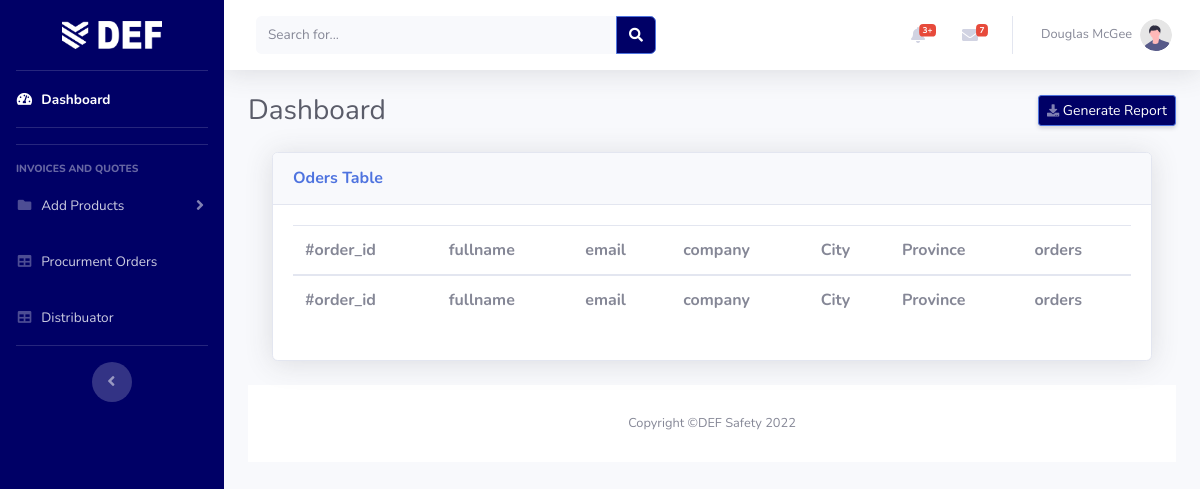
The app's page /admin/tables.php, older data.
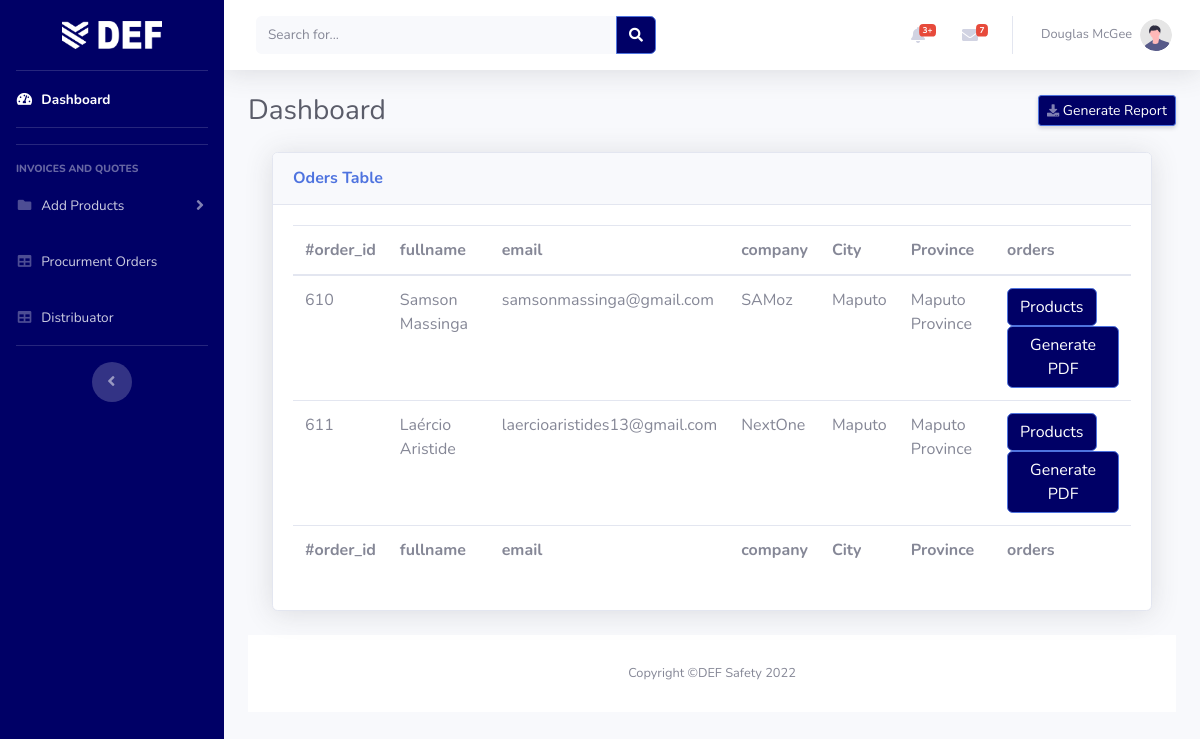
The same page, newer data.
### tables this page shows
CREATE TABLE `orders` (
  `orders_id` int(111) NOT NULL,
  `fullname` varchar(255) NOT NULL,
  `email` varchar(255) NOT NULL,
  `company` varchar(255) NOT NULL,
  `address1` varchar(255) NOT NULL,
  `address2` varchar(255) NOT NULL,
  `city` varchar(255) NOT NULL,
  `provincia` varchar(255) NOT NULL
);

### admin/tables.php (the view, shortened to what this page needs)
<?php
include('header.php');
$servername = "localhost";
$username = "root";
$password = "";
$dbname = "def_safety";
$conn = new mysqli($servername, $username, $password, $dbname);
$sql = "SELECT * FROM `orders`;";
$result = $conn->query($sql);
?>
<div class="container-fluid">
    <div class="card shadow mb-4">
        <div class="card-header py-3">
            <h6 class="m-0 font-weight-bold text-primary">Oders Table</h6>
        </div>
        <div class="card-body">
            <div class="table-responsive">
                <table class="table " id="dataTable" width="100%" cellspacing="0">
                    <thead>
                        <tr>
                            <th>#order_id</th>
                            <th>fullname</th>
                            <th>email</th>
                            <th>company</th>
                            <th>City</th>
                            <th>Province</th>
                            <th>orders</th>
                        </tr>
                    </thead>
                    <tfoot>
                        <tr>
                            <th>#order_id</th>
                            <th>fullname</th>
                            <th>email</th>
                            <th>company</th>
                            <th>City</th>
                            <th>Province</th>
                            <th>orders</th>
                        </tr>
                    </tfoot>
                    <tbody>
                        <?php
                    while ($user_data = mysqli_fetch_array($result)) {
                        echo "<tr>";
                        echo "<td>" . $user_data['orders_id'] . "</td>";
                        echo "<td>" . $user_data['fullname'] . "</td>";
                        echo "<td>" . $user_data['email'] . "</td>";
                        echo "<td>" . $user_data['company'] . "</td>";
                        echo "<td>" . $user_data['city'] . "</td>";
                        echo "<td>" . $user_data['provincia'] . "</td>";
                        echo "<td>
                        <button type='button' class='btn btn-primary clicks' id=".$user_data['orders_id']."> Products </button>
                        <a href='export/generate_pdf.php' type='button' class='btn btn-primary print' id=".$user_data['orders_id'].">Generate PDF</a>
                        </td>";
                        echo "</tr>";
                    }
                    ?>
                    </tbody>
                </table>
            </div>
        </div>
    </div>
</div>
<?php include('footer.php'); ?>

### admin/header.php (shortened to what this page needs)
<!DOCTYPE html>
<html lang="en">
<head>
    <link href="vendor/fontawesome-free/css/all.min.css" rel="stylesheet" type="text/css">
    <link href="css/sb-admin-2.min.css" rel="stylesheet">
     <link href="vendor/datatables/dataTables.bootstrap4.min.css" rel="stylesheet">
</head>
<body id="page-top">
    <div id="wrapper">
        <ul class="navbar-nav bg-gradient-primary sidebar sidebar-dark accordion" id="accordionSidebar">
            <a class="sidebar-brand d-flex align-items-center justify-content-center" href="index.php">
                <div class="sidebar-brand-icon">
                    <img src="../img/core-img/DEF-Safety-logo.png" width="100">
                </div>
            </a>
            <hr class="sidebar-divider my-0">
            <li class="nav-item active">
                <a class="nav-link" href="index.php">
                    <i class="fas fa-fw fa-tachometer-alt"></i>
                    <span>Dashboard</span></a>
            </li>
            <hr class="sidebar-divider">
            <hr class="sidebar-divider">
            <div class="sidebar-heading">
                Invoices and Quotes
            </div>
            <li class="nav-item">
                <a class="nav-link collapsed" href="#" data-toggle="collapse" data-target="#collapsePages"
                    aria-expanded="true" aria-controls="collapsePages">
                    <i class="fas fa-fw fa-folder"></i>
                    <span>Add Products</span>
                </a>
            </li>
            <li class="nav-item">
                <a class="nav-link" href="tables.php">
                    <i class="fas fa-fw fa-table"></i>
                    <span>Procurment Orders</span></a>
            </li>
            <li class="nav-item">
                <a class="nav-link" href="distributor.php">
                    <i class="fas fa-fw fa-table"></i>
                    <span> Distribuator</span></a>
            </li>
            <hr class="sidebar-divider d-none d-md-block">
            <div class="text-center d-none d-md-inline">
                <button class="rounded-circle border-0" id="sidebarToggle"></button>
            </div>
        </ul>
        <div id="content-wrapper" class="d-flex flex-column">
            <div id="content">
                <nav class="navbar navbar-expand navbar-light bg-white topbar mb-4 static-top shadow">
                    <form
                        class="d-none d-sm-inline-block form-inline mr-auto ml-md-3 my-2 my-md-0 mw-100 navbar-search">
                        <div class="input-group">
                            <input type="text" class="form-control bg-light border-0 small" placeholder="Search for..."
                                aria-label="Search" aria-describedby="basic-addon2">
                            <div class="input-group-append">
                                <button class="btn btn-primary " type="button">
                                    <i class="fas fa-search fa-sm"></i>
                                </button>
                            </div>
                        </div>
                    </form>
                    <ul class="navbar-nav ml-auto">
                        <li class="nav-item dropdown no-arrow mx-1">
                            <a class="nav-link dropdown-toggle" href="#" id="alertsDropdown" role="button"
                                data-toggle="dropdown" aria-haspopup="true" aria-expanded="false">
                                <i class="fas fa-bell fa-fw"></i>
                                <span class="badge badge-danger badge-counter">3+</span>
                            </a>
                        </li>
                        <li class="nav-item dropdown no-arrow mx-1">
                            <a class="nav-link dropdown-toggle" href="#" id="messagesDropdown" role="button"
                                data-toggle="dropdown" aria-haspopup="true" aria-expanded="false">
                                <i class="fas fa-envelope fa-fw"></i>
                                <span class="badge badge-danger badge-counter">7</span>
                            </a>
                        </li>
                        <li class="nav-item dropdown no-arrow">
                            <a class="nav-link dropdown-toggle" href="#" id="userDropdown" role="button"
                                data-toggle="dropdown" aria-haspopup="true" aria-expanded="false">
                                <span class="mr-2 d-none d-lg-inline text-gray-600 small">Douglas McGee</span>
                                <img class="img-profile rounded-circle"
                                    src="img/undraw_profile.svg">
                            </a>
                        </li>
                    </ul>
                </nav>
                <div class="container-fluid">
                    <div class="d-sm-flex align-items-center justify-content-between mb-4">
                        <h1 class="h3 mb-0 text-gray-800">Dashboard</h1>
                        <a href="#" class="d-none d-sm-inline-block btn btn-sm btn-primary shadow-sm"><i
                                class="fas fa-download fa-sm text-white-50"></i> Generate Report</a>
                    </div>

### admin/footer.php (shortened to what this page needs)
            <footer class="sticky-footer bg-white">
                <div class="container my-auto">
                    <div class="copyright text-center my-auto">
                        <span>Copyright &copy;DEF Safety 2022</span>
                    </div>
                </div>
            </footer>
        </div>
    </div>
</body>
</html>

Row changes from the older to the newer data that the page shows:
added orders: orders_id "610", fullname "Samson Massinga", email "samsonmassinga@gmail.com", company "SAMoz", city "Maputo", provincia "Maputo Province"
added orders: orders_id "611", fullname "Laércio Aristide", email "laercioaristides13@gmail.com", company "NextOne", city "Maputo", provincia "Maputo Province"
